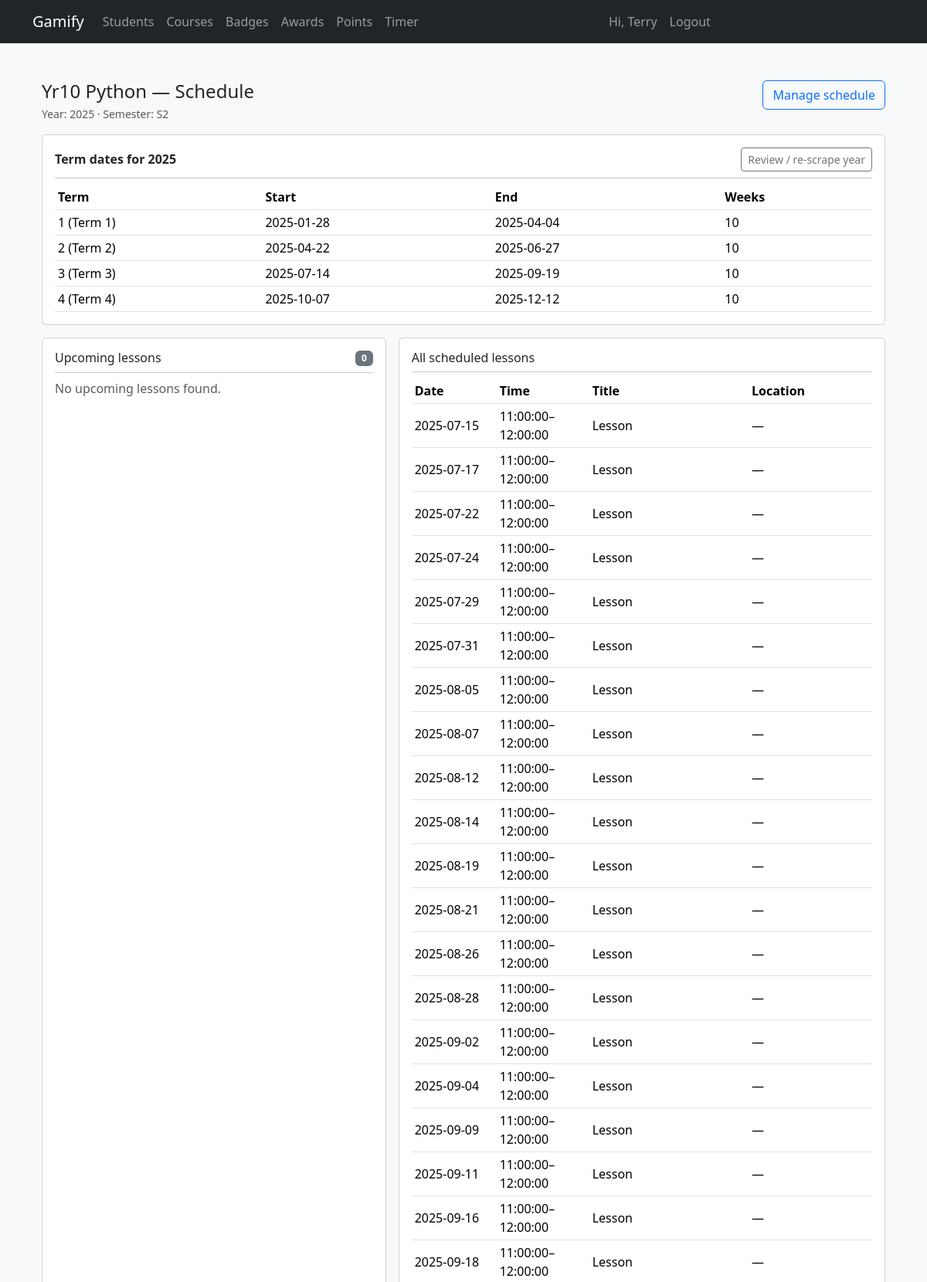
The app's page /courses/2/schedule (signed in, upper part) with its own data.
### app/models/user.py (models this page shows, shortened)
class User(db.Model):
    __tablename__ = "users"
    id = db.Column(db.Integer, primary_key=True)
    student_code = db.Column(db.String(32), unique=True, nullable=True)
    email = db.Column(db.String(255), unique=True, nullable=False, index=True)
    first_name = db.Column(db.String(100), nullable=False)
    last_name = db.Column(db.String(100), nullable=False)
    password_hash = db.Column(db.String(255), nullable=False)
    registered_method = db.Column(db.String(20), nullable=False, default="site")  # site|bulk
    created_at = db.Column(db.DateTime, default=lambda: datetime.now(timezone.utc))
    avatar = db.Column(db.String(255), nullable=True)
    is_active = db.Column(db.Boolean, default=True, nullable=False)
    issued_badges = db.relationship(
        "Badge",
        backref="creator",
        lazy=True,
        foreign_keys="Badge.created_by_id",
    )
    attendances = db.relationship(
        "Attendance",
        foreign_keys="Attendance.student_id",
        back_populates="student",
        cascade="all, delete-orphan",
    )
    marked_attendances = db.relationship(
        "Attendance",
        foreign_keys="Attendance.marked_by_user_id",
        back_populates="marked_by",
    )
    roles = db.relationship("Role", secondary="user_roles", backref="users")
    groups = db.relationship("Group", secondary="user_groups", backref="users")
    @property
    def role(self):
        """Returns the user's primary role name."""
        if self.roles:
            return self.roles[0].name
        return "student"

### app/models/course.py (models this page shows)
class Course(db.Model):
    __tablename__ = "courses"
    id = db.Column(db.Integer, primary_key=True)
    name = db.Column(db.String(200), nullable=False)
    semester = db.Column(db.String(20), nullable=False)  # "S1" | "S2" | "FULL"
    year = db.Column(db.Integer, nullable=False)
    created_at = db.Column(db.DateTime, default=lambda: datetime.now(timezone.utc))
    students = db.relationship("User", secondary=Enrollment, backref="courses", lazy="dynamic")
    __table_args__ = (
        db.UniqueConstraint("name", "semester", "year", name="uq_course_term"),
        db.Index("ix_course_term", "year", "semester"),
        db.Index("ix_course_created_at", "created_at"),
    )

### app/models/schedule.py (models this page shows)
class Term(db.Model):
    __tablename__ = "terms"
    id = db.Column(db.Integer, primary_key=True)
    academic_year_id = db.Column(db.Integer, db.ForeignKey("academic_years.id"), nullable=False)
    number = db.Column(db.Integer, nullable=False)      # 1..4
    name = db.Column(db.String(50), nullable=False)     # "Term 1"
    start_date = db.Column(db.Date, nullable=True)
    end_date = db.Column(db.Date, nullable=True)
    weeks = db.Column(db.Integer, nullable=True)
    raw = db.Column(db.Text, nullable=True)
    academic_year = db.relationship("AcademicYear", back_populates="terms")
    __table_args__ = (db.UniqueConstraint("academic_year_id", "number", name="uq_year_termnum"),)

class Lesson(db.Model):
    __tablename__ = "lessons"
    id = db.Column(db.Integer, primary_key=True)
    course_id = db.Column(db.Integer, db.ForeignKey("courses.id"), nullable=False)
    term_id = db.Column(db.Integer, db.ForeignKey("terms.id"), nullable=False)
    date = db.Column(db.Date, nullable=False)
    week_of_term = db.Column(db.Integer, nullable=False)
    status = db.Column(
        db.Enum(
            LessonStatus.SCHEDULED,
            LessonStatus.NO_CLASS_TODAY,
            name="lesson_status",
        ),
        nullable=False,
        default=LessonStatus.SCHEDULED,
    )
    start_time = db.Column(db.Time)
    end_time = db.Column(db.Time)
    notes = db.Column(db.Text)
    term = db.relationship("Term")
    course = db.relationship("Course", backref=db.backref("lessons", cascade="all, delete-orphan"))
    starts_at = synonym("start_time")
    __table_args__ = (db.UniqueConstraint("course_id", "date", name="uq_course_lesson_date"),)

### app/routers/schedule/routes.py (the view)
@router.get("/{course_id}/schedule", response_class=HTMLResponse, name="schedule.course_schedule")
def course_schedule(
    course_id: int,
    request: Request,
    current_user: User | AnonymousUser = Depends(require_user),
    session: Session = Depends(get_db),
):
    course = session.get(Course, course_id)
    if not course:
        raise HTTPException(status_code=404, detail="Course not found")
    target_year = getattr(course, "year", None) or date.today().year
    ay = session.query(AcademicYear).filter_by(year=target_year).first()
    ts = []
    if ay:
        ts = (session.query(Term)
                 .filter_by(academic_year_id=ay.id)
                 .order_by(Term.number.asc())
                 .all())
    lesson_date_col = first_model_attribute(Lesson, ["date"])
    lesson_time_col = first_model_attribute(Lesson, ["start_time", "starts_at"])
    order_columns = [col for col in (lesson_date_col, lesson_time_col) if col is not None]
    lessons_q = session.query(Lesson).filter_by(course_id=course.id)
    if order_columns:
        lessons_q = lessons_q.order_by(*order_columns)
    lessons = lessons_q.all()
    today = date.today()
    upcoming = []
    for l in lessons:
        l_date = getattr(l, "date", None)
        if l_date and l_date >= today:
            upcoming.append(l)
    upcoming = upcoming[:10]
    return render_template(
        'schedule/course_schedule.html',
        {
            "request": request,
            "course": course,
            "target_year": target_year,
            "ay": ay,
            "terms": ts,
            "lessons": lessons,
            "upcoming": upcoming,
            "current_user": current_user,
        }
    )

### app/templates/schedule/course_schedule.html (shortened to what this page needs)
{% extends "base.html" %}
{% block content %}
<div class="container py-4">
  <div class="d-flex justify-content-between align-items-start mb-3">
    <div>
      <h1 class="h4 mb-1">{{ course.name or 'Course' }} — Schedule</h1>
      <div class="text-muted small">
        Year: {{ target_year }}
        {% if course.semester %} · Semester: {{ course.semester }}{% endif %}
      </div>
    </div>
    <div class="d-flex gap-2">
      <a class="btn btn-outline-primary"
         href="{{ url_for('schedule.schedule_setup', course_id=course.id) }}">
        Manage schedule
      </a>
    </div>
  </div>
  {% if ay and terms %}
    <div class="card mb-3">
      <div class="card-body">
        <div class="d-flex justify-content-between align-items-center">
          <div class="fw-bold">Term dates for {{ target_year }}</div>
          <a class="btn btn-sm btn-outline-secondary"
             href="{{ url_for('schedule.year_setup') }}?year={{ target_year }}&next={{ url_for('schedule.course_schedule', course_id=course.id) }}">
            Review / re-scrape year
          </a>
        </div>
        <hr class="my-2">
        <div class="table-responsive">
          <table class="table table-sm align-middle mb-0">
            <thead><tr><th>Term</th><th>Start</th><th>End</th><th>Weeks</th></tr></thead>
            <tbody>
            {% for t in terms %}
              <tr>
                <td>{{ t.number }} ({{ t.name }})</td>
                <td>{{ t.start_date or '—' }}</td>
                <td>{{ t.end_date or '—' }}</td>
                <td>{{ t.weeks or '—' }}</td>
              </tr>
            {% endfor %}
            </tbody>
          </table>
        </div>
      </div>
    </div>
  {% endif %}
  <div class="row g-3">
    <div class="col-12 col-lg-5">
      <div class="card h-100">
        <div class="card-body">
          <div class="d-flex justify-content-between align-items-center">
            <h2 class="h6 mb-0">Upcoming lessons</h2>
            <span class="badge bg-secondary">{{ upcoming|length }}</span>
          </div>
          <hr class="my-2">
          {% if upcoming %}
            <div class="list-group list-group-flush">
              {% for l in upcoming %}
                <div class="list-group-item">
                  <div class="fw-semibold">
                    {{ l.title or l.name or 'Lesson' }}
                  </div>
                  <div class="small text-muted">
                    {% if l.date %}{{ l.date }}{% else %}—{% endif %}
                    {% if l.start_time or l.end_time %}
                      ·
                      {{ l.start_time or '—' }}{% if l.end_time %}–{{ l.end_time }}{% endif %}
                    {% endif %}
                    {% if l.location %} · {{ l.location }}{% endif %}
                  </div>
                </div>
              {% endfor %}
            </div>
          {% else %}
            <div class="text-muted">No upcoming lessons found.</div>
          {% endif %}
        </div>
      </div>
    </div>
    <div class="col-12 col-lg-7">
      <div class="card h-100">
        <div class="card-body">
          <h2 class="h6">All scheduled lessons</h2>
          <hr class="my-2">
          {% if lessons %}
            <div class="table-responsive">
              <table class="table table-sm align-middle">
                <thead>
                  <tr>
                    <th style="width: 110px;">Date</th>
                    <th style="width: 120px;">Time</th>
                    <th>Title</th>
                    <th style="width: 160px;">Location</th>
                  </tr>
                </thead>
                <tbody>
                {% for l in lessons %}
                  <tr>
                    <td>{{ l.date or '—' }}</td>
                    <td>
                      {% if l.start_time or l.end_time %}
                        {{ l.start_time or '—' }}{% if l.end_time %}–{{ l.end_time }}{% endif %}
                      {% else %}
                        —
                      {% endif %}
                    </td>
                    <td>{{ l.title or l.name or 'Lesson' }}</td>
                    <td>{{ l.location or '—' }}</td>
                  </tr>
                {% endfor %}
                </tbody>
              </table>
            </div>
          {% else %}
            <div class="text-muted">No lessons scheduled yet. Use “Manage schedule” to add sessions.</div>
          {% endif %}
        </div>
      </div>
    </div>
  </div>
</div>
{% endblock %}

### app/templates/base.html (shortened to what this page needs)
<!doctype html>
<html lang="en">
  <head>
    <link href="https://cdn.jsdelivr.net/npm/bootstrap@5.3.3/dist/css/bootstrap.min.css" rel="stylesheet">
    <link href="https://cdnjs.cloudflare.com/ajax/libs/font-awesome/6.5.2/css/all.min.css" rel="stylesheet">
    <link rel="stylesheet" href="{{ url_for('static', filename='css/main.css') }}">
    {% from "_macros.html" import csrf %}
  </head>
  <body class="bg-light">
    <nav class="navbar navbar-expand-lg navbar-dark bg-dark">
      <div class="container">
        <a class="navbar-brand" href="/">Gamify</a>
        <div class="collapse navbar-collapse" id="nav">
          <ul class="navbar-nav me-auto">
            <li class="nav-item"><a class="nav-link" href="/students/">Students</a></li>
            <li class="nav-item"><a class="nav-link" href="/courses/">Courses</a></li>
            <li class="nav-item"><a class="nav-link" href="/badges/">Badges</a></li>
            <li class="nav-item"><a class="nav-link" href="/awards/">Awards</a></li>
            <li class="nav-item"><a class="nav-link" href="/points/adjust">Points</a></li>
            <li class="nav-item"><a class="nav-link" href="/timer">Timer</a></li>
          </ul>
          <ul class="navbar-nav me-auto">
            {% if current_user.is_authenticated %}
              <li class="nav-item"><span class="nav-link">Hi, {{ current_user.first_name }}</span></li>
              <li class="nav-item"><a class="nav-link btn-lilo" href="/auth/logout">Logout</a></li>
            {% else %}
              <li class="nav-item"><a class="nav-link" href="/auth/login">Login</a></li>
            {% endif %}
          </ul>
        </div>
      </div>
    </nav>
    <main class="container py-4">
      {% block content %}{% endblock %}
    </main>
  </body>
</html>

### app/templates/base.html (style rules this page uses)
main { padding-bottom: 80px; }

### records on screen
User: first_name "Terry"
Course: name "Yr10 Python", year "2025", semester "S2"
Term: number "1", name "Term 1", start_date "2025-01-28", end_date "2025-04-04", weeks "10"
Term: number "2", name "Term 2", start_date "2025-04-22", end_date "2025-06-27", weeks "10"
Term: number "3", name "Term 3", start_date "2025-07-14", end_date "2025-09-19", weeks "10"
Term: number "4", name "Term 4", start_date "2025-10-07", end_date "2025-12-12", weeks "10"
Lesson: date "2025-07-15", start_time "11:00:00", end_time "12:00:00", title "Lesson", location "—"
Lesson: date "2025-07-17", start_time "11:00:00", end_time "12:00:00", title "Lesson", location "—"
Lesson: date "2025-07-22", start_time "11:00:00", end_time "12:00:00", title "Lesson", location "—"
Lesson: date "2025-07-24", start_time "11:00:00", end_time "12:00:00", title "Lesson", location "—"
Lesson: date "2025-07-29", start_time "11:00:00", end_time "12:00:00", title "Lesson", location "—"
Lesson: date "2025-07-31", start_time "11:00:00", end_time "12:00:00", title "Lesson", location "—"
Lesson: date "2025-08-05", start_time "11:00:00", end_time "12:00:00", title "Lesson", location "—"
Lesson: date "2025-08-07", start_time "11:00:00", end_time "12:00:00", title "Lesson", location "—"
Lesson: date "2025-08-12", start_time "11:00:00", end_time "12:00:00", title "Lesson", location "—"
Lesson: date "2025-08-14", start_time "11:00:00", end_time "12:00:00", title "Lesson", location "—"
Lesson: date "2025-08-19", start_time "11:00:00", end_time "12:00:00", title "Lesson", location "—"
Lesson: date "2025-08-21", start_time "11:00:00", end_time "12:00:00", title "Lesson", location "—"
Lesson: date "2025-08-26", start_time "11:00:00", end_time "12:00:00", title "Lesson", location "—"
Lesson: date "2025-08-28", start_time "11:00:00", end_time "12:00:00", title "Lesson", location "—"
Lesson: date "2025-09-02", start_time "11:00:00", end_time "12:00:00", title "Lesson", location "—"
Lesson: date "2025-09-04", start_time "11:00:00", end_time "12:00:00", title "Lesson", location "—"
Lesson: date "2025-09-09", start_time "11:00:00", end_time "12:00:00", title "Lesson", location "—"
Lesson: date "2025-09-11", start_time "11:00:00", end_time "12:00:00", title "Lesson", location "—"
Lesson: date "2025-09-16", start_time "11:00:00", end_time "12:00:00", title "Lesson", location "—"
Lesson: date "2025-09-18", start_time "11:00:00", end_time "12:00:00", title "Lesson", location "—"

### other values on screen
{{ upcoming|length }} "0"
